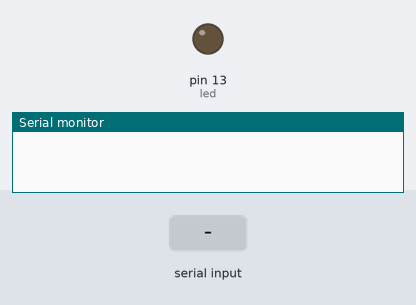
The sketch below on a simulated Arduino Uno, built with avr-gcc and run on an emulated ATmega328P. Shown: output pins drawn as LEDs (lit = HIGH), the last lines printed to the serial monitor. The test bench sets the inputs (shaded band).

Above: at 1.2 s.
1.3 s: "F" received over Serial
At 1.9 s:
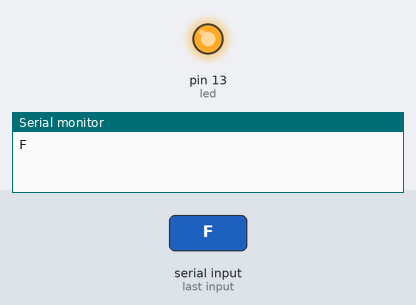
2.8 s: "1" received over Serial
At 4.6 s:
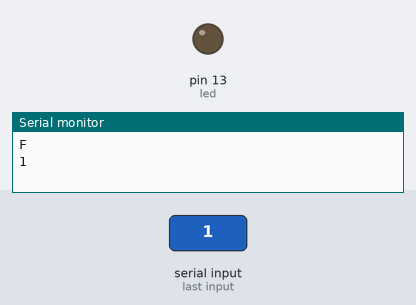
Timing chart, 0 to 6.1 s (numbered marks = the images above; inputs shaded):
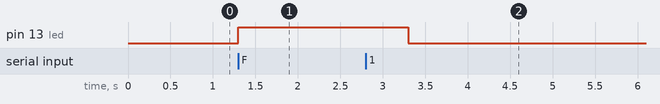

The sketch:

Challange4.ino
```cpp
int led=13;

char t;
void setup() {
  Serial.begin(9600);
  pinMode(led,OUTPUT);
}

void loop() {
  while(Serial.available()>0){
     t=Serial.read();
      Serial.println(t);
  }
  if(t=='F'){
    digitalWrite(led,1);
    delay(1000);

  }
   else{
    digitalWrite(led,0);
  }
}
```

Measured:
- after the input at 1.3 s, pin 13 (led): LOW → HIGH at once
- after the input at 2.8 s, pin 13 (led): HIGH → LOW after 0.50 s
